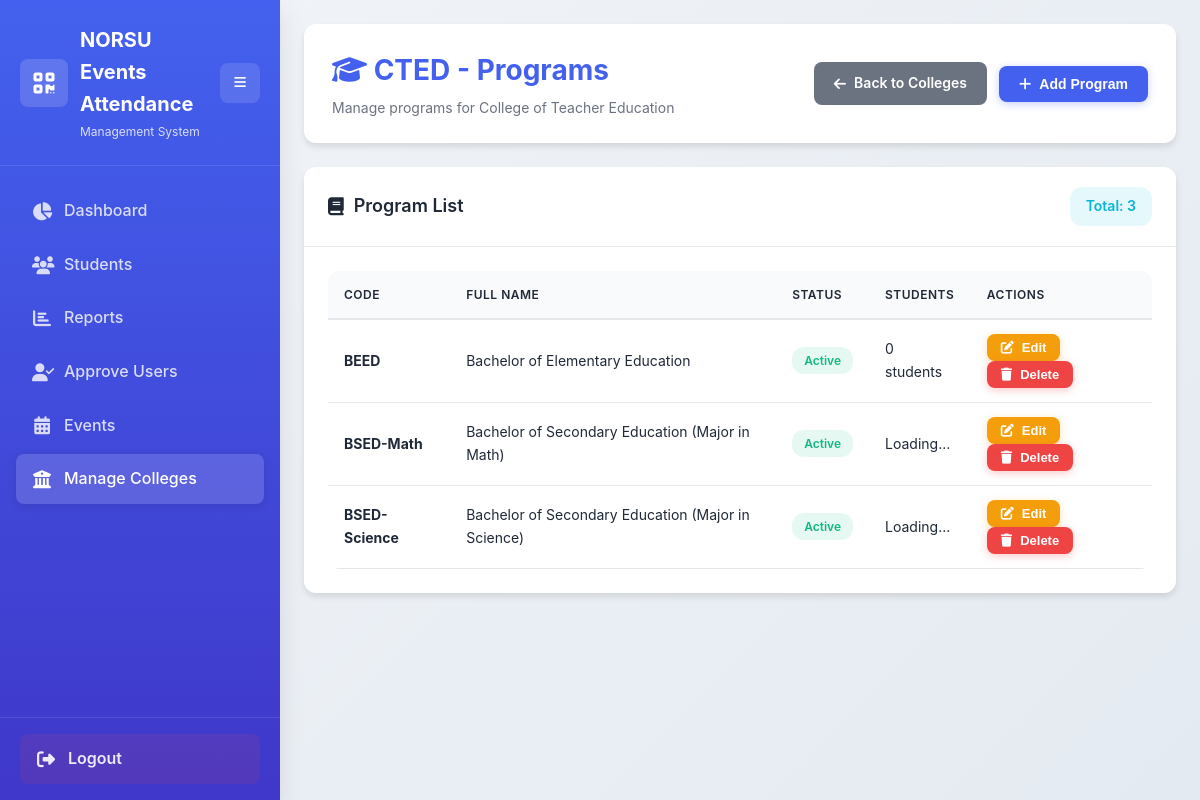
Page /manage_programs/2/ (signed in) on the committed database.
### qrapp/models.py (models this page shows, shortened)
class College(models.Model):
    code = models.CharField(max_length=20, unique=True, help_text="Short code (e.g., CCJE, CTED)")
    name = models.CharField(max_length=200, help_text="Full college name")
    is_active = models.BooleanField(default=True, help_text="Active colleges appear in dropdowns")
    created_at = models.DateTimeField(auto_now_add=True)
    updated_at = models.DateTimeField(auto_now=True)
    class Meta:
        ordering = ["code"]
        verbose_name = "College"
        verbose_name_plural = "Colleges"

class Program(models.Model):
    college = models.ForeignKey(College, on_delete=models.CASCADE, related_name="programs")
    code = models.CharField(max_length=50, help_text="Program code (e.g., BSCS, BSIT)")
    name = models.CharField(max_length=200, help_text="Full program name")
    is_active = models.BooleanField(default=True, help_text="Active programs appear in dropdowns")
    created_at = models.DateTimeField(auto_now_add=True)
    updated_at = models.DateTimeField(auto_now=True)
    class Meta:
        ordering = ["college__code", "code"]
        unique_together = ["college", "code"]
        verbose_name = "Program"
        verbose_name_plural = "Programs"

### qrapp/views.py (the view, shortened to what this page needs)
# urls.py: path('manage_programs/<int:college_id>/', views.manage_programs, name='manage_programs'),
@staff_member_required
def manage_programs(request, college_id):
    from .models import College, Program
    college = get_object_or_404(College, id=college_id)
    programs = Program.objects.filter(college=college).order_by('code')
    program_stats = {}
    for program in programs:
        program_stats[program.code] = Student.objects.filter(program=program).count()
    program_stats_json = json.dumps(program_stats)
    return render(request, 'qrapp/manage_programs.html', {
        'college': college,
        'programs': programs,
        'program_stats': program_stats_json
    })

### qrapp/templates/qrapp/manage_programs.html (shortened to what this page needs)
{% extends 'qrapp/base.html' %}
{% load static %}
{% block content %}
<div class="page-header">
    <div class="header-content">
        <h2><i class="fas fa-graduation-cap"></i> {{ college.code }} - Programs</h2>
        <p>Manage programs for {{ college.name }}</p>
    </div>
    <div class="header-actions">
        <a href="{% url 'manage_colleges' %}" class="btn btn-secondary">
            <i class="fas fa-arrow-left"></i> Back to Colleges
        </a>
        <button class="btn btn-primary" onclick="openAddModal()">
            <i class="fas fa-plus"></i> Add Program
        </button>
    </div>
</div>
<div class="card">
    <div class="card-header">
        <h3><i class="fas fa-book"></i> Program List</h3>
        <div class="d-flex gap-2">
            <span class="badge badge-info" style="padding: 8px 16px; font-size: 14px;">
                Total: {{ programs.count }}
            </span>
        </div>
    </div>
    <div class="card-body">
        <div class="table-container">
            <table id="programsTable">
                <thead>
                    <tr>
                        <th>Code</th>
                        <th>Full Name</th>
                        <th>Status</th>
                        <th>Students</th>
                        <th>Actions</th>
                    </tr>
                </thead>
                <tbody>
                    {% for program in programs %}
                    <tr>
                        <td><strong>{{ program.code }}</strong></td>
                        <td>{{ program.name }}</td>
                        <td>
                            {% if program.is_active %}
                            <span class="badge badge-success">Active</span>
                            {% else %}
                            <span class="badge badge-danger">Inactive</span>
                            {% endif %}
                        </td>
                        <td data-program-code="{{ program.code }}">
                            <span class="student-count">Loading...</span>
                        </td>
                        <td>
                            <button class="btn btn-warning btn-sm"
                                    onclick="openEditModal('{{ program.id }}', '{{ program.code }}', '{{ program.name }}', {{ program.is_active|yesno:'true,false' }})">
                                <i class="fas fa-edit"></i> Edit
                            </button>
                            <button class="btn btn-danger btn-sm delete-btn"
                                    data-program-id="{{ program.id }}"
                                    data-program-code="{{ program.code }}">
                                <i class="fas fa-trash"></i> Delete
                            </button>
                        </td>
                    </tr>
                    {% empty %}
                    <tr>
                        <td colspan="5" class="text-center">No programs found. Click "Add Program" to get started.</td>
                    </tr>
                    {% endfor %}
                </tbody>
            </table>
        </div>
    </div>
</div>
{% endblock %}

### qrapp/static/qrapp/css/style.css (style rules this page uses)
:root { --primary: #4361ee; --primary-light: #6a7ef0; --primary-dark: #2f4ad0; --secondary: #3f37c9; --success: #10b981; --success-light: #34d399; --danger: #ef4444; --danger-light: #f87171; --warning: #f59e0b; --warning-light: #fbbf24; --info: #06b6d4; --dark: #1f2937; --dark-light: #374151; --light: #f9fafb; --gray: #6b7280; --gray-light: #9ca3af; --sidebar-width: 280px; --transition: all 0.3s cubic-bezier(0.25, 0.8, 0.25, 1); --border-radius: 12px; --border-radius-sm: 8px; --shadow: 0 1px 3px rgba(0, 0, 0, 0.1); --shadow-md: 0 4px 6px rgba(0, 0, 0, 0.1); --shadow-lg: 0 10px 25px rgba(0, 0, 0, 0.1); }
* { margin: 0; padding: 0; box-sizing: border-box; }
body { font-family: 'Inter', -apple-system, BlinkMacSystemFont, 'Segoe UI', Roboto, sans-serif; background-color: #e4eaf1; background-image: linear-gradient(135deg, rgba(245, 247, 250, 0.78) 0%, rgba(228, 234, 241, 0.72) 100%), url('../images/background.jpg'); background-size: cover; background-position: center center; background-repeat: no-repeat; background-attachment: fixed; color: var(--dark); line-height: 1.6; min-height: 100vh; }
.page-header { background: white; border-radius: var(--border-radius); padding: 24px 28px; margin-bottom: 24px; box-shadow: var(--shadow-md); display: flex; justify-content: space-between; align-items: center; flex-wrap: wrap; gap: 16px; }
.header-content h2 { color: var(--primary); font-size: 28px; font-weight: 700; margin-bottom: 4px; }
.header-content p { color: var(--gray); font-size: 14px; }
.header-actions { display: flex; gap: 12px; align-items: center; }
.btn { display: inline-flex; align-items: center; justify-content: center; gap: 8px; padding: 10px 20px; border: none; border-radius: var(--border-radius-sm); font-weight: 600; font-size: 14px; cursor: pointer; transition: var(--transition); text-decoration: none; white-space: nowrap; }
.btn-primary { background: var(--primary); color: white; box-shadow: 0 2px 8px rgba(67, 97, 238, 0.3); }
.btn-danger { background: var(--danger); color: white; box-shadow: 0 2px 8px rgba(239, 68, 68, 0.3); }
.btn-warning { background: var(--warning); color: white; box-shadow: 0 2px 8px rgba(245, 158, 11, 0.3); }
.btn-secondary { background: var(--gray); color: white; }
.btn-sm { padding: 6px 14px; font-size: 13px; }
.card { background: white; border-radius: var(--border-radius); box-shadow: var(--shadow-md); overflow: hidden; }
.card-header { padding: 20px 24px; border-bottom: 1px solid #e5e7eb; display: flex; justify-content: space-between; align-items: center; flex-wrap: wrap; gap: 12px; }
.card-header h3 { font-size: 18px; font-weight: 600; color: var(--dark); display: flex; align-items: center; gap: 10px; margin: 0; }
.card-body { padding: 24px; }
.table-container { overflow-x: auto; border-radius: var(--border-radius); }
table { width: 100%; border-collapse: collapse; font-size: 14px; }
thead { background: var(--light); }
th { padding: 14px 16px; text-align: left; font-weight: 600; color: var(--dark); text-transform: uppercase; font-size: 12px; letter-spacing: 0.5px; border-bottom: 2px solid #e5e7eb; }
td { padding: 14px 16px; border-bottom: 1px solid #e5e7eb; }
tbody tr { transition: var(--transition); }
.badge { display: inline-flex; align-items: center; gap: 6px; padding: 4px 12px; border-radius: 12px; font-size: 12px; font-weight: 600; }
.badge-success { background: rgba(16, 185, 129, 0.1); color: var(--success); }
.badge-info { background: rgba(6, 182, 212, 0.1); color: var(--info); }
.d-flex { display: flex; }
.gap-2 { gap: 16px; }
.card-header .d-flex, .card-actions { display: flex; flex-wrap: wrap; gap: 8px; align-items: center; }

### rows in the picture
College: code "CTED", name "College of Teacher Education"
Program: code "BEED", name "Bachelor of Elementary Education", is_active "Active"
Program: code "BSED-Math", name "Bachelor of Secondary Education (Major in Math)", is_active "Active"
Program: code "BSED-Science", name "Bachelor of Secondary Education (Major in Science)", is_active "Active"

### other values in the picture
{{ programs.count }} "3"
